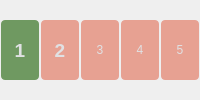
    <widget class="QGroupBox" name="groupBox">
     <property name="sizePolicy">
      <sizepolicy hsizetype="Preferred" vsizetype="Minimum">
       <horstretch>0</horstretch>
       <verstretch>0</verstretch>
      </sizepolicy>
     </property>
     <property name="styleSheet">
      <string notr="true">QGroupBox
{
border: 0 px solid line black;
}

QPushButton {
	background-color: rgba(220, 59, 23,110);
  color: #E0E1E3;
  border-radius: 4px;
  padding: 2px;
  outline: none;
  border: none;
	font: 600 14pt &quot;Ubuntu&quot;;
}

QPushButton:disabled {
  background-color: #455364;
  color: #9DA9B5;
  border-radius: 4px;
  padding: 2px;
}

QPushButton:checked {
	background-color: rgba(35, 102, 12,160);
  border-radius: 4px;
  padding: 2px;
  outline: none;
font: 600 14pt &quot;Ubuntu Sans&quot;;
}

QPushButton:checked:disabled {
  background-color: #60798B;
  color: #9DA9B5;
  border-radius: 4px;
  padding: 2px;
  outline: none;
}

QPushButton:checked:selected {
  background: #60798B;
}

QPushButton:hover {
  background-color: #54687A;
  color: #E0E1E3;
}

QPushButton:pressed {
  background-color: #60798B;
}

QPushButton:selected {
  background: #60798B;
  color: #E0E1E3;
}

QPushButton::menu-indicator {
  subcontrol-origin: padding;
  subcontrol-position: bottom right;
  bottom: 4px;
	background-color: rgb(210, 204, 182);
}

QDialogButtonBox QPushButton {
  /* Issue #194 #248 - Special case of QPushButton inside dialogs, for better UI */
  min-width: 80px;
}</string>
     </property>
     <property name="title">
      <string/>
     </property>
     <layout class="QGridLayout" name="gridLayout_2">
      <property name="leftMargin">
       <number>1</number>
      </property>
      <property name="topMargin">
       <number>1</number>
      </property>
      <property name="rightMargin">
       <number>1</number>
      </property>
      <property name="bottomMargin">
       <number>1</number>
      </property>
      <property name="spacing">
       <number>2</number>
      </property>
      <item row="0" column="2">
       <widget class="QPushButton" name="butAimRegim3">
        <property name="minimumSize">
         <size>
          <width>0</width>
          <height>0</height>
         </size>
        </property>
        <property name="maximumSize">
         <size>
          <width>60</width>
          <height>60</height>
         </size>
        </property>
        <property name="text">
         <string>3</string>
        </property>
       </widget>
      </item>
      <item row="0" column="1">
       <widget class="QPushButton" name="butAimRegim2">
        <property name="sizePolicy">
         <sizepolicy hsizetype="Minimum" vsizetype="Minimum">
          <horstretch>0</horstretch>
          <verstretch>0</verstretch>
         </sizepolicy>
        </property>
        <property name="maximumSize">
         <size>
          <width>60</width>
          <height>60</height>
         </size>
        </property>
        <property name="font">
         <font>
          <family>Ubuntu</family>
          <pointsize>14</pointsize>
          <italic>false</italic>
          <bold>true</bold>
         </font>
        </property>
        <property name="text">
         <string>2</string>
        </property>
        <property name="checkable">
         <bool>true</bool>
        </property>
        <property name="autoExclusive">
         <bool>true</bool>
        </property>
       </widget>
      </item>
      <item row="0" column="0">
       <widget class="QPushButton" name="butAimRegim1">
        <property name="sizePolicy">
         <sizepolicy hsizetype="Minimum" vsizetype="Fixed">
          <horstretch>0</horstretch>
          <verstretch>0</verstretch>
         </sizepolicy>
        </property>
        <property name="maximumSize">
         <size>
          <width>60</width>
          <height>60</height>
         </size>
        </property>
        <property name="font">
         <font>
          <family>Ubuntu</family>
          <pointsize>14</pointsize>
          <italic>false</italic>
          <bold>true</bold>
         </font>
        </property>
        <property name="text">
         <string>1</string>
        </property>
        <property name="checkable">
         <bool>true</bool>
        </property>
        <property name="checked">
         <bool>true</bool>
        </property>
        <property name="autoExclusive">
         <bool>true</bool>
        </property>
       </widget>
      </item>
      <item row="0" column="3">
       <widget class="QPushButton" name="butAimRegim4">
        <property name="minimumSize">
         <size>
          <width>0</width>
          <height>0</height>
         </size>
        </property>
        <property name="maximumSize">
         <size>
          <width>60</width>
          <height>60</height>
         </size>
        </property>
        <property name="text">
         <string>4</string>
        </property>
       </widget>
      </item>
      <item row="0" column="4">
       <widget class="QPushButton" name="butAimRegim5">
        <property name="minimumSize">
         <size>
          <width>0</width>
          <height>0</height>
         </size>
        </property>
        <property name="maximumSize">
         <size>
          <width>60</width>
          <height>60</height>
         </size>
        </property>
        <property name="text">
         <string>5</string>
        </property>
       </widget>
      </item>
     </layout>
    </widget>
